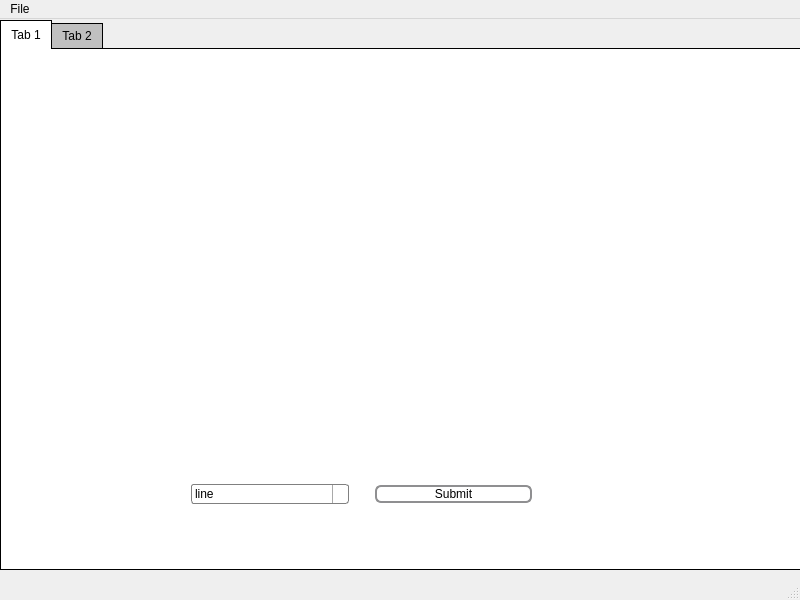
<?xml version="1.0" encoding="UTF-8"?>
<ui version="4.0">
 <class>MainWindow</class>
 <widget class="QMainWindow" name="MainWindow">
  <property name="geometry">
   <rect>
    <x>0</x>
    <y>0</y>
    <width>800</width>
    <height>600</height>
   </rect>
  </property>
  <property name="windowTitle">
   <string>MainWindow</string>
  </property>
  <widget class="QWidget" name="centralwidget">
   <property name="enabled">
    <bool>true</bool>
   </property>
   <widget class="QTabWidget" name="tabWidget">
    <property name="geometry">
     <rect>
      <x>0</x>
      <y>0</y>
      <width>801</width>
      <height>551</height>
     </rect>
    </property>
    <property name="styleSheet">
     <string notr="true">QTabWidget::pane {
    border: 1px solid black;
    background: white;
}

QTabWidget::tab-bar:top {
    top: 1px;
}

QTabWidget::tab-bar:bottom {
    bottom: 1px;
}

QTabWidget::tab-bar:left {
    right: 1px;
}

QTabWidget::tab-bar:right {
    left: 1px;
}

QTabBar::tab {
    border: 1px solid black;
}

QTabBar::tab:selected {
    background: white;
}

QTabBar::tab:!selected {
    background: silver;
}

QTabBar::tab:!selected:hover {
    background: #999;
}

QTabBar::tab:top:!selected {
    margin-top: 3px;
}

QTabBar::tab:bottom:!selected {
    margin-bottom: 3px;
}

QTabBar::tab:top, QTabBar::tab:bottom {
    min-width: 8ex;
    margin-right: -1px;
    padding: 5px 10px 5px 10px;
}

QTabBar::tab:top:selected {
    border-bottom-color: none;
}

QTabBar::tab:bottom:selected {
    border-top-color: none;
}

QTabBar::tab:top:last, QTabBar::tab:bottom:last,
QTabBar::tab:top:only-one, QTabBar::tab:bottom:only-one {
    margin-right: 0;
}

QTabBar::tab:left:!selected {
    margin-right: 3px;
}

QTabBar::tab:right:!selected {
    margin-left: 3px;
}

QTabBar::tab:left, QTabBar::tab:right {
    min-height: 8ex;
    margin-bottom: -1px;
    padding: 10px 5px 10px 5px;
}

QTabBar::tab:left:selected {
    border-left-color: none;
}

QTabBar::tab:right:selected {
    border-right-color: none;
}

</string>
    </property>
    <property name="currentIndex">
     <number>0</number>
    </property>
    <widget class="QWidget" name="tab">
     <attribute name="title">
      <string>Tab 1</string>
     </attribute>
     <widget class="QWidget" name="horizontalLayoutWidget_2">
      <property name="geometry">
       <rect>
        <x>190</x>
        <y>410</y>
        <width>341</width>
        <height>71</height>
       </rect>
      </property>
      <layout class="QHBoxLayout" name="horizontalLayout_2">
       <item>
        <widget class="QComboBox" name="comboBox">
         <property name="styleSheet">
          <string notr="true">QComboBox {
    border: 1px solid gray;
    border-radius: 3px;
    padding: 1px 18px 1px 3px;
    min-width: 6em;
}

QComboBox:editable {
    background: white;
}

QComboBox:!editable, QComboBox::drop-down:editable {
     background: qlineargradient(x1: 0, y1: 0, x2: 0, y2: 1,
                                 stop: 0 #E1E1E1, stop: 0.4 #DDDDDD,
                                 stop: 0.5 #D8D8D8, stop: 1.0 #D3D3D3);
}

/* QComboBox gets the &quot;on&quot; state when the popup is open */
QComboBox:!editable:on, 
QComboBox::drop-down:editable:on {
    background: qlineargradient(x1: 0, y1: 0, x2: 0, y2: 1,
                                stop: 0 #D3D3D3, stop: 0.4 #D8D8D8,
                                stop: 0.5 #DDDDDD, stop: 1.0 #E1E1E1);
}

QComboBox:on { /* shift the text when the popup opens */
    padding-top: 3px;
    padding-left: 4px;
}

QComboBox::drop-down {
    subcontrol-origin: padding;
    subcontrol-position: top right;
    width: 15px;

    border-left-width: 1px;
    border-left-color: darkgray;
    border-left-style: solid; /* just a single line */
    border-top-right-radius: 3px; /* same radius as the QComboBox */
    border-bottom-right-radius: 3px;
}

QComboBox::down-arrow {
    image: url(/usr/share/icons/crystalsvg/16x16/actions/1downarrow.png);
}

QComboBox::down-arrow:on { /* shift the arrow when popup is open */
    top: 1px;
    left: 1px;
}
QComboBox QAbstractItemView {
  /*The pop-up of the QComboBox is a QAbstractItemView and is styled using the descendant selector:*/
    border: 2px solid darkgray;
    selection-background-color: lightgray;
}</string>
         </property>
         <item>
          <property name="text">
           <string>line </string>
          </property>
         </item>
         <item>
          <property name="text">
           <string>circle</string>
          </property>
         </item>
         <item>
          <property name="text">
           <string>elipse</string>
          </property>
         </item>
         <item>
          <property name="text">
           <string>canney</string>
          </property>
         </item>
        </widget>
       </item>
       <item>
        <spacer name="verticalSpacer">
         <property name="orientation">
          <enum>Qt::Vertical</enum>
         </property>
         <property name="sizeHint" stdset="0">
          <size>
           <width>20</width>
           <height>40</height>
          </size>
         </property>
        </spacer>
       </item>
       <item>
        <widget class="QPushButton" name="pushButton">
         <property name="styleSheet">
          <string notr="true">QPushButton {
    border: 2px solid #8f8f91;
    border-radius: 6px;
    background-color: qlineargradient(x1: 0, y1: 0, x2: 0, y2: 1,
                                      stop: 0 #f6f7fa, stop: 1 #dadbde);
    min-width: 80px;
}
QPushButton:pressed {
    background-color: qlineargradient(x1: 0, y1: 0, x2: 0, y2: 1,
                                      stop: 0 #dadbde, stop: 1 #f6f7fa);
}
QPushButton:flat {
    border: none; /* no border for a flat push button */
}
QPushButton:default {
    border-color: navy; /* make the default button prominent */
}
QPushButton:open { /* when the button has its menu open */
    background-color: qlineargradient(x1: 0, y1: 0, x2: 0, y2: 1,
                                      stop: 0 #dadbde, stop: 1 #f6f7fa);
}

QPushButton::menu-indicator {
    image: url(menu_indicator.png);
    subcontrol-origin: padding;
    subcontrol-position: bottom right;
}

QPushButton::menu-indicator:pressed, QPushButton::menu-indicator:open {
    position: relative;
    top: 2px; left: 2px; /* shift the arrow by 2 px */
}</string>
         </property>
         <property name="text">
          <string>Submit</string>
         </property>
        </widget>
       </item>
      </layout>
     </widget>
     <widget class="QWidget" name="layoutWidget">
      <property name="geometry">
       <rect>
        <x>40</x>
        <y>50</y>
        <width>731</width>
        <height>291</height>
       </rect>
      </property>
      <layout class="QHBoxLayout" name="horizontalLayout_25">
       <item>
        <layout class="QVBoxLayout" name="verticalLayout_2">
         <item>
          <widget class="QLabel" name="originalImg">
           <property name="text">
            <string/>
           </property>
          </widget>
         </item>
        </layout>
       </item>
       <item>
        <spacer name="horizontalSpacer_2">
         <property name="orientation">
          <enum>Qt::Horizontal</enum>
         </property>
         <property name="sizeType">
          <enum>QSizePolicy::Maximum</enum>
         </property>
         <property name="sizeHint" stdset="0">
          <size>
           <width>40</width>
           <height>20</height>
          </size>
         </property>
        </spacer>
       </item>
       <item>
        <layout class="QVBoxLayout" name="verticalLayout_3">
         <item>
          <widget class="QLabel" name="filteredImg">
           <property name="text">
            <string/>
           </property>
          </widget>
         </item>
        </layout>
       </item>
      </layout>
     </widget>
    </widget>
    <widget class="QWidget" name="tab_2">
     <attribute name="title">
      <string>Tab 2</string>
     </attribute>
    </widget>
   </widget>
  </widget>
  <widget class="QMenuBar" name="menubar">
   <property name="geometry">
    <rect>
     <x>0</x>
     <y>0</y>
     <width>800</width>
     <height>26</height>
    </rect>
   </property>
   <widget class="QMenu" name="menuFile">
    <property name="title">
     <string>File</string>
    </property>
    <addaction name="actionUpload"/>
   </widget>
   <addaction name="menuFile"/>
  </widget>
  <widget class="QStatusBar" name="statusbar"/>
  <action name="actionUpload">
   <property name="text">
    <string>Upload</string>
   </property>
  </action>
 </widget>
 <resources/>
 <connections/>
</ui>
